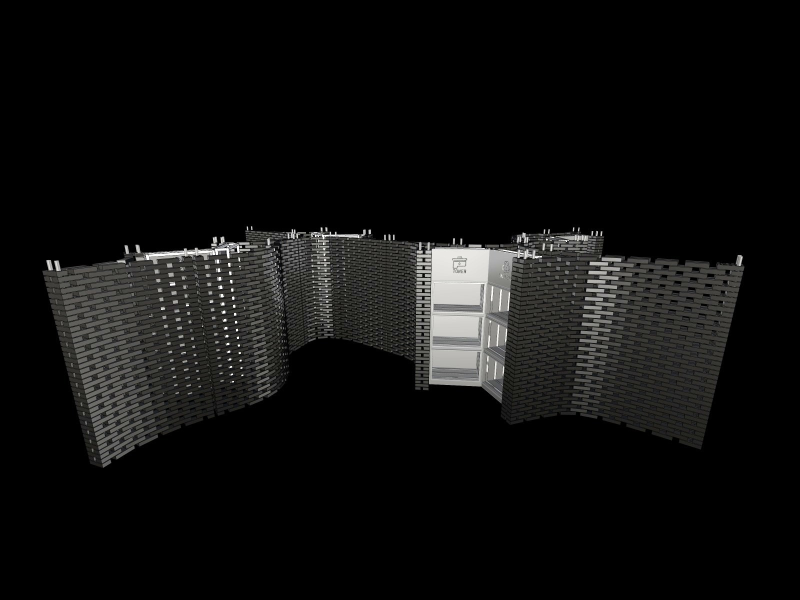
#> input picture assets/images/CU-Brick_1.jpeg, 1600 x 1200 px (shown at 1/2 size); its folder holds only this picture in this run
$ python optimize-images.py
#> lines starting #> are read from the running program, lines starting #| are printed output that depends on the picture
"""Generate responsive WebP derivatives and a deterministic media manifest.

Run this script whenever a raster source is added or replaced in assets/images.
The original files remain the archival and social-sharing sources; page markup uses
the generated derivatives in assets/images/optimized.
"""

from __future__ import annotations

import argparse
import json
import re
from pathlib import Path

from PIL import Image, ImageOps


ROOT = Path(__file__).resolve().parents[1]
SOURCE_DIR = ROOT / "assets" / "images"
OUTPUT_DIR = SOURCE_DIR / "optimized"
MANIFEST_PATH = ROOT / "assets" / "data" / "media-manifest.json"
SOURCE_EXTENSIONS = {".jpg", ".jpeg", ".png"}
TARGET_WIDTHS = (240, 480, 960, 1600)
WEBP_QUALITY = 76


def safe_stem(source: Path) -> str:
    value = f"{source.stem}-{source.suffix.lstrip('.')}".lower()
    return re.sub(r"[^a-z0-9_-]+", "-", value).strip("-")


def output_widths(source_width: int) -> list[int]:
    return sorted({min(source_width, width) for width in TARGET_WIDTHS})


def prepare_image(source: Path) -> Image.Image:
    with Image.open(source) as image:
#> image is the input picture: PIL image 1600x1200 RGB; mean R, G, B 15.3, 15.3, 14.7
        prepared = ImageOps.exif_transpose(image)
        if "A" in prepared.getbands():
            return prepared.convert("RGBA")
        return prepared.convert("RGB")


def relative_path(path: Path) -> str:
    return path.relative_to(ROOT).as_posix()


def build_manifest(*, check_only: bool = False) -> dict[str, dict]:
    sources = sorted(
        (
            path
            for path in SOURCE_DIR.iterdir()
            if path.is_file() and path.suffix.lower() in SOURCE_EXTENSIONS
        ),
        key=lambda path: path.name.lower(),
    )

    manifest: dict[str, dict] = {}
    expected_outputs: set[Path] = set()

    if not check_only:
        OUTPUT_DIR.mkdir(parents=True, exist_ok=True)

    for source in sources:
        image = prepare_image(source)
        variants = []

        for width in output_widths(image.width):
            height = round(image.height * width / image.width)
            output = OUTPUT_DIR / f"{safe_stem(source)}-{width}.webp"
            expected_outputs.add(output.resolve())

            if not check_only:
                resized = image if width == image.width else image.resize(
                    (width, height),
                    Image.Resampling.LANCZOS,
                )
                resized.save(
                    output,
                    "WEBP",
                    quality=WEBP_QUALITY,
                    method=6,
                    exact=True,
                )

            variants.append(
                {
                    "path": relative_path(output),
                    "width": width,
                    "height": height,
                    **({"bytes": output.stat().st_size} if output.exists() else {}),
                }
            )
#> this loop made 1 pass
#> pass 1, in build_manifest, `resized = image if width == image.width else image.resize( (width, hei..`:
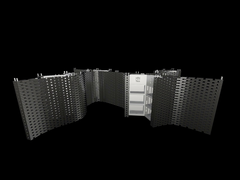
#> resized: PIL image 240x180 RGB; mean R, G, B 15.4, 15.4, 14.7
#> after the loop, expected_outputs = 1 item; variants = []

        manifest[relative_path(source)] = {
            "width": image.width,
            "height": image.height,
            "variants": variants,
        }

    if check_only:
        missing = [
            variant["path"]
            for entry in manifest.values()
            for variant in entry["variants"]
            if not (ROOT / variant["path"]).exists()
        ]
        if missing:
            raise SystemExit(
                "Responsive media is out of date; missing:\n- " + "\n- ".join(missing)
            )
        if not MANIFEST_PATH.exists():
            raise SystemExit("Responsive media is out of date; media manifest is missing.")
        current = json.loads(MANIFEST_PATH.read_text(encoding="utf-8"))
        comparable = {
            key: {
                "width": entry["width"],
                "height": entry["height"],
                "variants": [
                    {field: variant[field] for field in ("path", "width", "height")}
                    for variant in entry["variants"]
                ],
            }
            for key, entry in current.items()
        }
        expected = {
            key: {
                "width": entry["width"],
                "height": entry["height"],
                "variants": [
                    {field: variant[field] for field in ("path", "width", "height")}
                    for variant in entry["variants"]
                ],
            }
            for key, entry in manifest.items()
        }
        if comparable != expected:
            raise SystemExit("Responsive media is out of date; regenerate the media manifest.")
        print(f"Responsive media is up to date ({len(manifest)} sources).")
        return manifest

    for output in OUTPUT_DIR.glob("*.webp"):
        if output.resolve() not in expected_outputs:
            output.unlink()

    MANIFEST_PATH.parent.mkdir(parents=True, exist_ok=True)
    MANIFEST_PATH.write_text(
        json.dumps(manifest, indent=2, ensure_ascii=False) + "\n",
        encoding="utf-8",
    )
    print(
        f"Generated {sum(len(entry['variants']) for entry in manifest.values())} "
        f"responsive images from {len(manifest)} sources."
    )
    return manifest


def main() -> None:
    parser = argparse.ArgumentParser()
    parser.add_argument(
        "--check",
        action="store_true",
        help="Verify generated variants and manifest structure without writing files.",
    )
    args = parser.parse_args()
    build_manifest(check_only=args.check)


if __name__ == "__main__":
#> (the run stopped early here; a loop or call above may not have finished)

$ run again, on assets/images/CU-Brick_4.jpeg
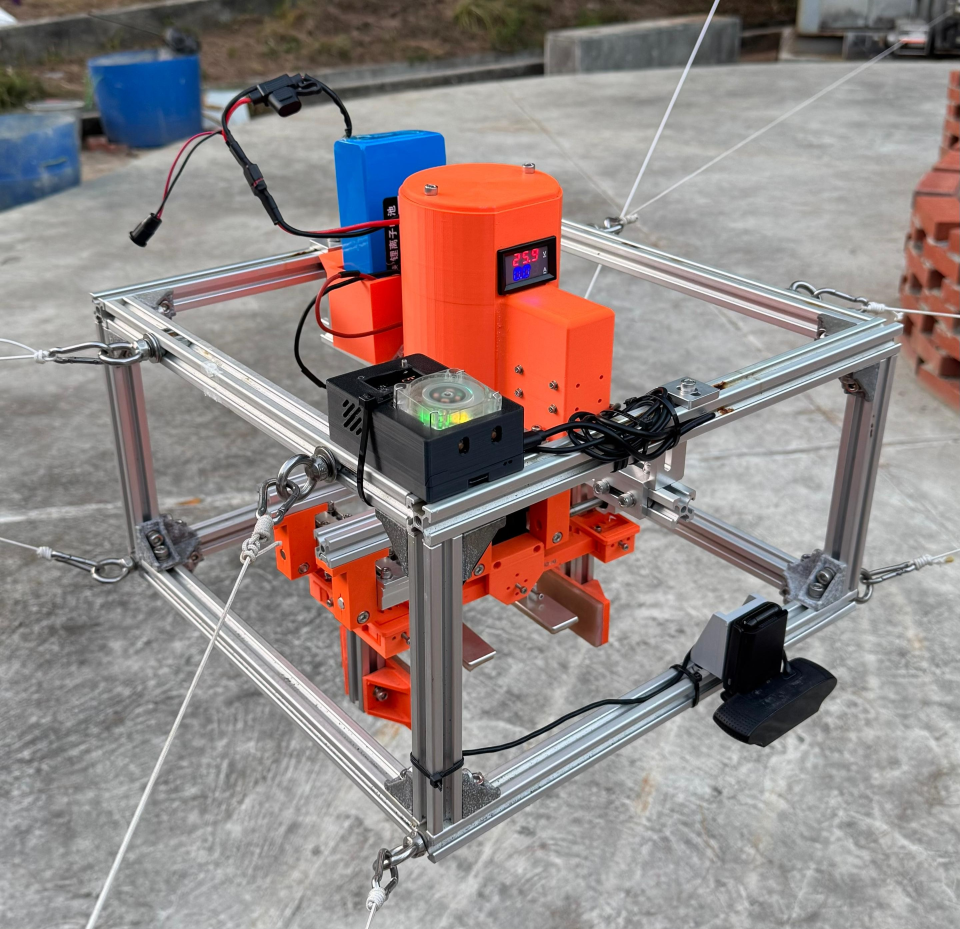
#> input picture assets/images/CU-Brick_4.jpeg, 2880 x 2787 px (shown at 1/3 size)
#> in prepare_image, image is the input picture: PIL image 2880x2787 RGB; mean R, G, B 146.3, 134.8, 132.9
#> the loop in build_manifest, `for width in output_widths(image.width):` made 1 pass
#> pass 1, in build_manifest, `resized = image if width == image.width else image.resize( (width, hei..`:
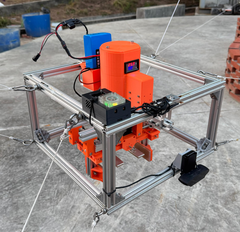
#> resized: PIL image 240x232 RGB; mean R, G, B 146.3, 134.8, 132.9
#> after the loop in build_manifest, `for width in output_widths(image.width):`: expected_outputs = 1 item; variants = []

$ run again, on assets/images/CU-Brick_5.jpg
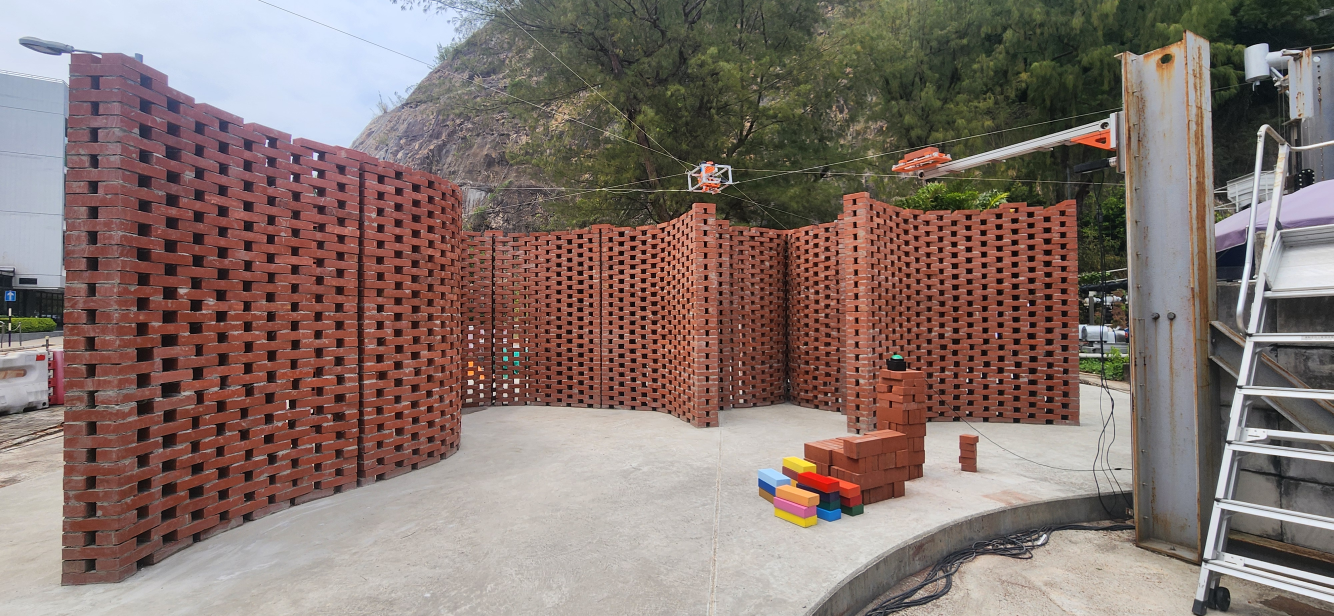
#> input picture assets/images/CU-Brick_5.jpg, 4000 x 1848 px (shown at 1/3 size)
#> in prepare_image, image is the input picture: PIL image 4000x1848 RGB; mean R, G, B 132.5, 115.5, 109.7
#> the loop in build_manifest, `for width in output_widths(image.width):` made 1 pass
#> pass 1, in build_manifest, `resized = image if width == image.width else image.resize( (width, hei..`:
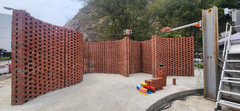
#> resized: PIL image 240x111 RGB; mean R, G, B 132.5, 115.5, 109.7
#> after the loop in build_manifest, `for width in output_widths(image.width):`: expected_outputs = 1 item; variants = []
